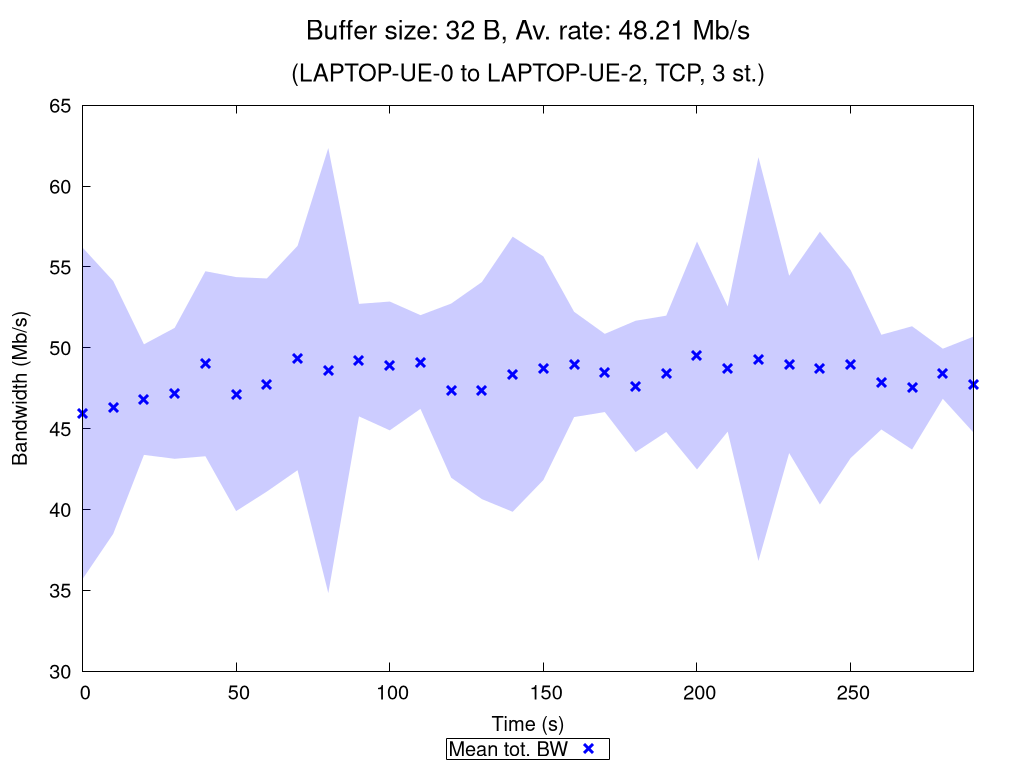

This figure's gnuplot source:
set terminal pngcairo nocrop enhanced size 1024,768 font "Verdana,15"
set output "TCP_3_st_2020_10_13_00-36-50_one2two_00032B.png"

set title "{/=20 Buffer size: 32 B, Av. rate: 48.21 Mb/s}\n\n{/=18 (LAPTOP-UE-0 to LAPTOP-UE-2, TCP, 3 st.)}"

set xlabel "Time (s)"
set ylabel "Bandwidth (Mb/s)"
set ytics nomirror
set key bmargin center horizontal box samplen 1 width -1
set bmargin 4.6
set rmargin 4.5

rf = 1000000.0  # rate factor
set style fill transparent solid 0.2 noborder
set autoscale xfix
plot "TCP_3_st_2020_10_13_00-36-50_one2two_00032B_iperf_processed.dat" using 1:($2/rf-$3/rf):($2/rf+$3/rf) with filledcurves lc rgb "blue" notitle, \
     "" using 1:($2/rf) with points pt 2 ps 1.5 lw 3 lc rgb "blue" title "Mean tot. BW", \
